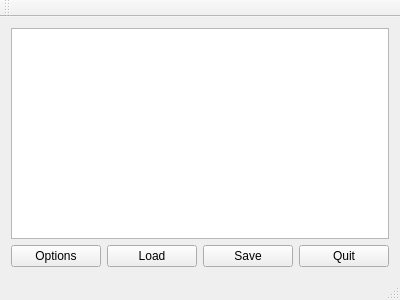
<?xml version="1.0" encoding="UTF-8"?>
<ui version="4.0">
 <class>MainWindow</class>
 <widget class="QMainWindow" name="MainWindow">
  <property name="geometry">
   <rect>
    <x>0</x>
    <y>0</y>
    <width>400</width>
    <height>300</height>
   </rect>
  </property>
  <property name="windowTitle">
   <string>MainWindow</string>
  </property>
  <widget class="QWidget" name="centralWidget">
   <layout class="QGridLayout" name="gridLayout">
    <item row="0" column="0" colspan="4">
     <widget class="Editor" name="plainTextEdit"/>
    </item>
    <item row="1" column="0">
     <widget class="QPushButton" name="optionsButton">
      <property name="text">
       <string>Options</string>
      </property>
     </widget>
    </item>
    <item row="1" column="1">
     <widget class="QPushButton" name="loadButton">
      <property name="text">
       <string>Load</string>
      </property>
     </widget>
    </item>
    <item row="1" column="2">
     <widget class="QPushButton" name="saveButton">
      <property name="text">
       <string>Save</string>
      </property>
     </widget>
    </item>
    <item row="1" column="3">
     <widget class="QPushButton" name="quitButton">
      <property name="text">
       <string>Quit</string>
      </property>
     </widget>
    </item>
   </layout>
  </widget>
  <widget class="QMenuBar" name="menuBar">
   <property name="geometry">
    <rect>
     <x>0</x>
     <y>0</y>
     <width>400</width>
     <height>21</height>
    </rect>
   </property>
  </widget>
  <widget class="QToolBar" name="mainToolBar">
   <attribute name="toolBarArea">
    <enum>TopToolBarArea</enum>
   </attribute>
   <attribute name="toolBarBreak">
    <bool>false</bool>
   </attribute>
  </widget>
  <widget class="QStatusBar" name="statusBar"/>
 </widget>
 <layoutdefault spacing="6" margin="11"/>
 <customwidgets>
  <customwidget>
   <class>Editor</class>
   <extends>QPlainTextEdit</extends>
   <header>editor.h</header>
  </customwidget>
 </customwidgets>
 <resources/>
 <connections/>
</ui>
